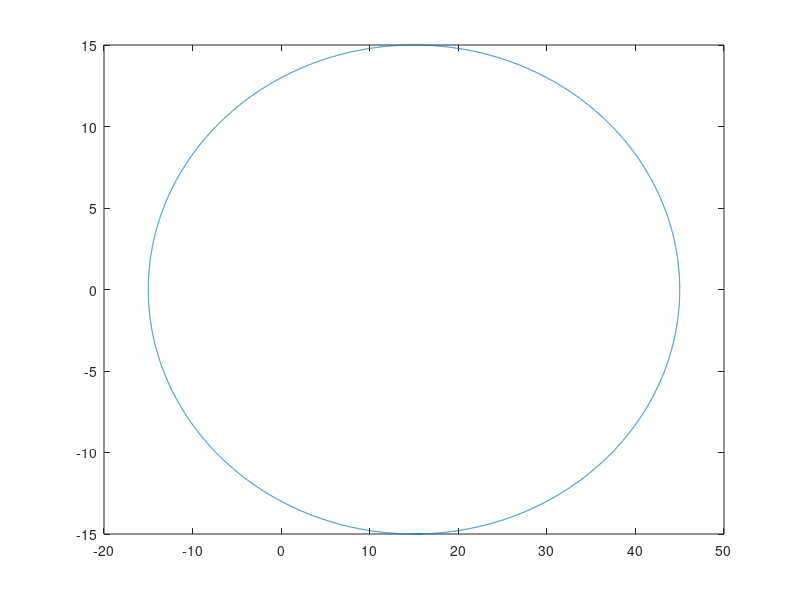
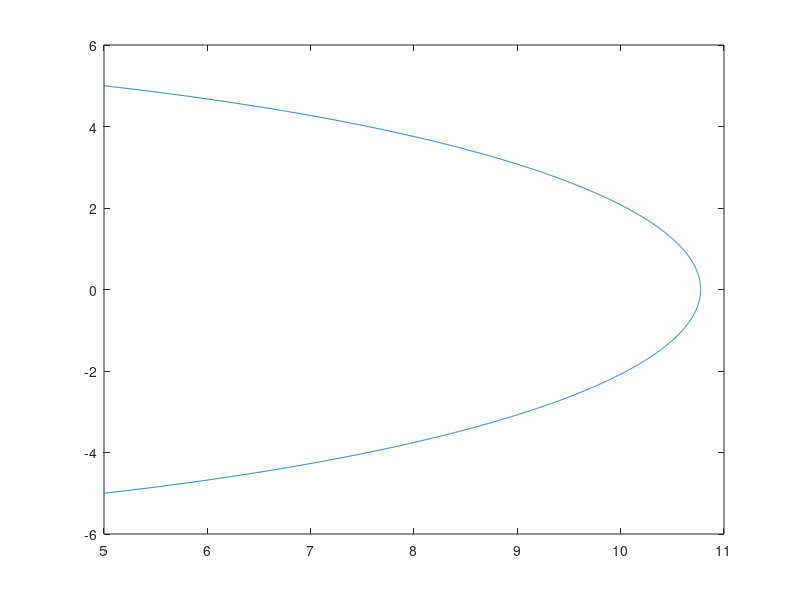

Source code (MATLAB) for these figures, in order:
%Gustavo Grinsteins
%ASEN 5050
%HW9

%House Keeping
clc;
clear;

%problem 1
mu_earth = 3.986004415*10^5;
r = 10000;
n = sqrt(mu_earth/r^3);
for t = 0:10000
    x1(t+1) = -15*cos(n*t);
    y1(t+1) = 15 + 30*sin(n*t);
end
figure(1)
plot(y1,x1)
%Problem 2
TOF = (2/3)*pi*sqrt(r^3/mu_earth);
t_0 = 0;
t_1 = TOF;
R0 = [-5;5;0];
V_0_minus = [0.04;-0.01;0.01];
R1 = [5;5;0];
V_1_plus = [0;0;0];
%defining CW matrix eqs
phi_rr_t1 = [4-3*cos(n*t_1),0,0;6*(sin(n*t_1)-n*t_1),1,0;0,0,cos(n*t_1)];
phi_rv_t1 = [(1/n)*sin(n*t_1),(2/n)*(1-cos(n*t_1)),0;(2/n)*(cos(n*t_1)-1),(4/n)*sin(n*t_1)-3*t_1,0;0,0,(1/n)*sin(n*t_1)];
phi_vr_t1 = [3*n*sin(n*t_1),0,0;6*(n*cos(n*t_1)-n),0,0;0,0,-n*sin(n*t_1)];
phi_vv_t1 = [cos(n*t_1),2*sin(n*t_1),0;-2*sin(n*t_1),4*cos(n*t_1)-3,0;0,0,cos(n*t_1)];

V_0_plus = -inv(phi_rv_t1)*(phi_rr_t1*R0-R1);
deltaV1 = V_0_plus-V_0_minus;
deltav1 = norm(deltaV1);

V_1_minus = phi_vr_t1*R0+phi_vv_t1*V_0_plus;
deltaV2 = V_1_plus-V_1_minus;
deltav2 = norm(deltaV2);

R0_2 = [-5;5];
V_0_minus_2 = [0.04;-0.01];
V_0_plus_2 = [V_0_plus(1);V_0_plus(2)];

x_0 = -5;
y_0 = 5;
xdot_0 = 0.04;
ydot_0 = -0.01;

for t_i = 0:TOF
    placeholder = [4-3*cos(n*t_i),0;6*(sin(n*t_i)-n*t_i),1]*R0_2+[(1/n)*sin(n*t_i),(2/n)*(1-cos(n*t_i));(2/n)*(cos(n*t_i)-1),(4/n)*sin(n*t_i)-3*t_i]*V_0_plus_2;
    %x(t_i+1) = 4*x_0+(2/n)*(ydot_0)+(xdot_0/n)*sin(n*t_i)-(3*x_0+(2/n)*ydot_0)*cos(n*t_i);
    %y(t_i+1) = y_0-(2/n)*xdot_0-3*(2*n*x_0+ydot_0)*t_i+2*(3*x_0+(2/n)*ydot_0)*sin(n*t_i)+(2/n)*xdot_0*cos(n*t_i);
    x(t_i+1) = placeholder(1);
    y(t_i+1) = placeholder(2);
end
figure(2)
plot(y,x)

%% Problem 2
mu_sun = 1.32712428*10^11;
mu_mars = 4.305*10^4;
mars_EQR = 3397.2;
J2_mars = 0.001964;
a_sc = mars_EQR + 300;
a_mars = 1.52367934*149597870.7;
v_mars = sqrt(mu_sun/a_mars);
circOrbTime = (2*pi*a_mars)*(1/v_mars);
%period = 2*pi*sqrt(a_mars^3/mu_sun);
RAAN_dot = (2*pi)/circOrbTime;

incli = acos((-RAAN_dot*(2/3)*(a_sc^(7/2)))/(sqrt(mu_mars)*J2_mars*mars_EQR^2));

%b
aero_period = 1.02595675*86400;
a_sc_aero = ((aero_period/(2*pi))^(2)*mu_mars)^(1/3);
altitude_b = a_sc_aero - mars_EQR;
RAAN_dot_aero = -((3/2)*((sqrt(mu_mars)*J2_mars*mars_EQR^2)/(a_sc_aero^(7/2))));



